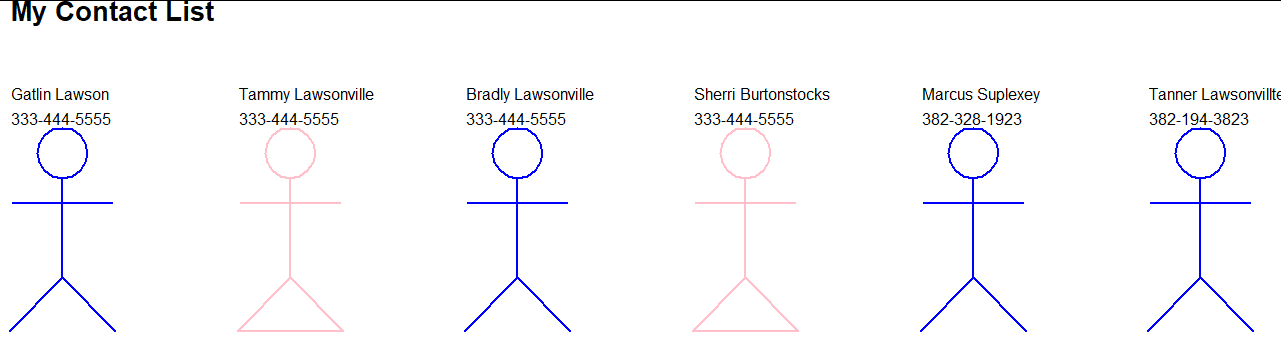

Python code for this plot:
# Author: Gatlin Lawson

import turtle

#turtle.setup(800,600)

#maximize screen
turtle.screensize()
turtle.setup(width = 1.0, height = 1.0)

winwidth=turtle.window_width()
winheight=turtle.window_height()

pen = turtle.Turtle()
pen.speed(.2)
pen.pensize(2)
pen.hideturtle()

style = ("Arial", 12)

firstNames = []
lastNames = []
genders = []
phoneNumbers = []

# HEAD
def draw_head():
  pen.circle(25)
  pen.setheading(270)

# TORSO
def draw_torso():
  pen.forward(100)
  pen.penup()
  pen.backward(75)
  pen.penup()

# BOTH ARMS
def draw_arms():
  pen.setheading(180)
  pen.forward(50)
  pen.down()
  pen.setheading(0)
  pen.forward(100)
  pen.penup()
  pen.backward(50)
  pen.setheading(270)
  pen.forward(75)

# LEFT LEG
def draw_left_leg():
  pen.pendown()
  pen.setheading(225)
  pen.forward(75)
  pen.penup()
  pen.backward(75)
  
# RIGHT LEG
def draw_right_leg():
  pen.pendown()
  pen.setheading(315)
  pen.forward(75)
  pen.penup()

# DRAW STICK FIGURE
def draw_stick_figure():
  draw_head()
  draw_torso()
  draw_arms()
  draw_left_leg()
  draw_right_leg()

# MAN
def draw_man():
  #set color to blue
  pen.color("blue")
  draw_stick_figure()
  pen.up()
  pen.setheading(0)

# WOMAN
def draw_woman():
  #set color to pink
  pen.color("pink")
  draw_stick_figure()
  #draw skirt line for woman
  pen.pendown()
  pen.setheading(180)
  pen.forward(105)
  pen.up()
  pen.setheading(0)

#STARTS HERE
numberContacts = turtle.numinput("Contacts", "How many contacts do you have?")

#GETTING TURTLE LOCATION READY
ypos=pen.ycor()
xpos=pen.xcor()

pen.up()
xpos-=(winwidth/2)
xpos+=50
ypos+=(winheight/2)
ypos-=50
pen.setpos(xpos,ypos)

#TITLE
pen.down()
pen.write("My Contact List",font=('Arial', 20, 'bold'))
pen.up()

ypos-=50
pen.setpos(xpos,ypos)

#GET CONTACT INFO
for num in range(int(numberContacts)):
# taking four inputs at a time
    w, x, y, z = turtle.textinput("Contact", "Enter First Name, Last Name, Gender (M or F), and Phone Number - Use Commas to Separate Entries: ").split(",")
    firstNames.append(w.strip())
    lastNames.append(x.strip())
    genders.append(y.strip())
    phoneNumbers.append(z.strip())

for num in range(int(numberContacts)):
    firstName=firstNames[num]
    lastName=lastNames[num]
    gender=genders[num]
    phoneNumber=phoneNumbers[num]

    #DISPLAY NAMES    
    pen.color("black")
    pen.up()
    pen.setpos(xpos,ypos-25)

  
    pen.down()
    pen.write(firstName + " " + lastName,font=style)
    pen.up()

    #DISPLAY PHONE NUMBER
    pen.sety(ypos-50)
    pen.down()
    pen.write(phoneNumber,font=style)
    pen.up()

    #DRAW FIGURE  
    pen.setx(xpos+50)
    pen.sety(ypos-100)
    
    pen.down()
    if gender.upper() == "M":
        draw_man()
    elif gender.upper() == "F":
        draw_woman()
    else:
        pen.write("X",font=style)
    pen.up()

    #move over for next contact    
    xpos+=(winwidth/numberContacts)
            
turtle.done()
